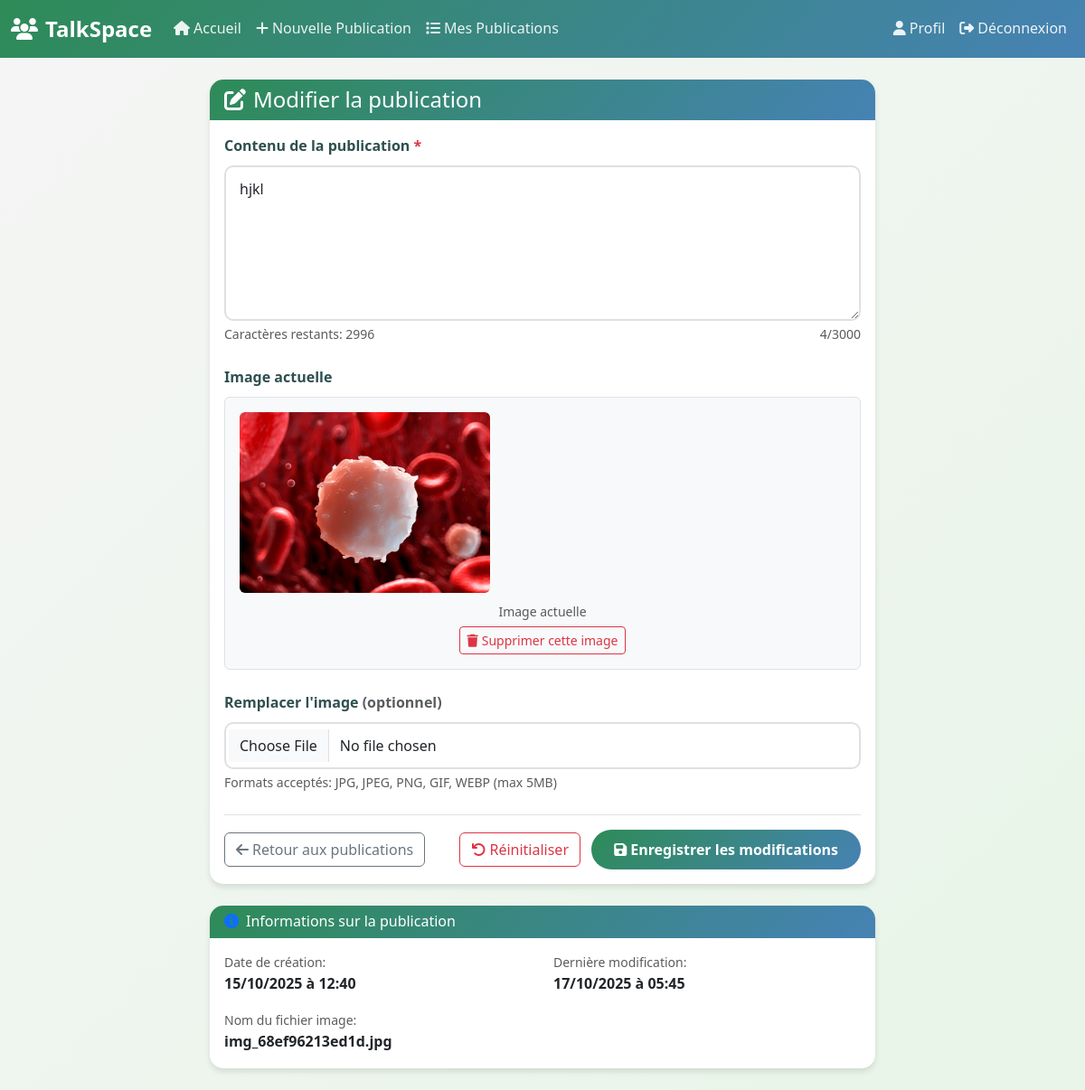
The page /cv/edit_pub.php?id=2 (signed in) on the database its author committed.
### tables this page shows
CREATE TABLE `publication` (
  `id` int(11) NOT NULL,
  `contenu` text NOT NULL,
  `image` varchar(255) DEFAULT NULL,
  `id_users` int(11) NOT NULL,
  `date_enregistr` timestamp NOT NULL DEFAULT current_timestamp()
);

### cv/edit_pub.php (the view, shortened to what this page needs)
<?php
require_once('config.php');
$pub_id = filter_input(INPUT_GET, 'id', FILTER_VALIDATE_INT);
try {
    $stmt = $bdd->prepare("SELECT * FROM publication WHERE id = ? AND id_users = ?");
    $stmt->execute([$pub_id, $_SESSION['id']]);
    $publication = $stmt->fetch();
} catch (PDOException $e) {
    error_log("Erreur base de données - modifier_pub.php: " . $e->getMessage());
    $_SESSION['erreur'] = "Une erreur est survenue lors du chargement de la publication.";
    redirect("liste_pub.php");
}
?>
<!DOCTYPE html>
<html lang="fr">
<head>
    <link href="https://cdn.jsdelivr.net/npm/bootstrap@5.3.7/dist/css/bootstrap.min.css" rel="stylesheet">
    <link rel="stylesheet" href="https://cdnjs.cloudflare.com/ajax/libs/font-awesome/6.4.0/css/all.min.css">
    <link rel="stylesheet" href="css/style.css">
</head>
<body>
<nav class="navbar navbar-expand-lg navbar-dark sticky-top">
    <div class="container-fluid">
        <a class="navbar-brand fw-bold" href="dash1.php">
            <i class="fas fa-users me-2"></i>TalkSpace
        </a>
        <div class="collapse navbar-collapse" id="navbarNav">
            <ul class="navbar-nav me-auto">
                <li class="nav-item"><a class="nav-link" href="dash1.php"><i class="fas fa-home me-1"></i>Accueil</a></li>
                <li class="nav-item"><a class="nav-link" href="publication_form.php"><i class="fas fa-plus me-1"></i>Nouvelle Publication</a></li>
                <li class="nav-item"><a class="nav-link active" href="liste_pub.php"><i class="fas fa-list me-1"></i>Mes Publications</a></li>
            </ul>
            <ul class="navbar-nav ms-auto">
                <li class="nav-item"><a class="nav-link" href="profil.php"><i class="fas fa-user me-1"></i>Profil</a></li>
                <li class="nav-item"><a class="nav-link" href="deconnexion.php"><i class="fas fa-sign-out-alt me-1"></i>Déconnexion</a></li>
            </ul>
        </div>
    </div>
</nav>
<div class="container mt-4">
    <div class="row justify-content-center">
        <div class="col-12 col-lg-8">
            <div class="card slide-up">
                <div class="card-header bg-primary text-white">
                    <h4 class="mb-0"><i class="fas fa-edit me-2"></i>Modifier la publication</h4>
                </div>
                <div class="card-body">
                    <form method="POST" enctype="multipart/form-data" id="publicationForm">
                        <div class="mb-4">
                            <label for="contenu" class="form-label fw-semibold">Contenu de la publication <span class="text-danger">*</span></label>
                            <textarea name="contenu" id="contenu" rows="6" class="form-control"
                                      placeholder="Modifiez le contenu de votre publication..."
                                      maxlength="3000" required><?= htmlspecialchars($publication['contenu']) ?></textarea>
                            <div class="form-text d-flex justify-content-between">
                                <span>Caractères restants: <span id="charRemaining"><?= 3000 - strlen($publication['contenu']) ?></span></span>
                                <span><span id="charCount"><?= strlen($publication['contenu']) ?></span>/3000</span>
                            </div>
                        </div>
                        <?php if (!empty($publication['image'])): ?>
                            <div class="mb-4">
                                <label class="form-label fw-semibold">Image actuelle</label>
                                <div class="current-image border rounded p-3 bg-light">
                                    <img src="uploads/<?= htmlspecialchars($publication['image']) ?>"
                                         class="img-fluid rounded"
                                         alt="Image actuelle de la publication"
                                         onerror="this.style.display='none'; this.nextElementSibling.style.display='block';">
                                    <div class="mt-2 text-center">
                                        <small class="text-muted">Image actuelle</small>
                                        <br>
                                        <button type="button" class="btn btn-sm btn-outline-danger mt-1" id="removeImage">
                                            <i class="fas fa-trash me-1"></i>Supprimer cette image
                                        </button>
                                    </div>
                                </div>
                            </div>
                        <?php endif; ?>
                        <div class="mb-4">
                            <label for="image" class="form-label fw-semibold">
                                <?= empty($publication['image']) ? 'Ajouter une image' : 'Remplacer l\'image' ?>
                                <span class="text-muted">(optionnel)</span>
                            </label>
                            <input type="file" name="image" id="image" class="form-control"
                                   accept=".jpg,.jpeg,.png,.gif,.webp">
                            <div class="form-text">
                                Formats acceptés: JPG, JPEG, PNG, GIF, WEBP (max 5MB)
                            </div>
                        </div>
                        <div class="d-flex justify-content-between align-items-center pt-3 border-top">
                            <a href="liste_pub.php" class="btn btn-outline-secondary">
                                <i class="fas fa-arrow-left me-1"></i>Retour aux publications
                            </a>
                            <div>
                                <button type="button" class="btn btn-outline-danger me-2" onclick="resetForm()">
                                    <i class="fas fa-undo me-1"></i>Réinitialiser
                                </button>
                                <button type="submit" name="valider" class="btn btn-primary">
                                    <i class="fas fa-save me-1"></i>Enregistrer les modifications
                                </button>
                            </div>
                        </div>
                    </form>
                </div>
            </div>
            <div class="card mt-4 slide-up">
                <div class="card-header bg-light">
                    <h6 class="mb-0"><i class="fas fa-info-circle me-2 text-primary"></i>Informations sur la publication</h6>
                </div>
                <div class="card-body">
                    <div class="row">
                        <div class="col-md-6 mb-3">
                            <small class="text-muted d-block">Date de création:</small>
                            <span class="fw-semibold"><?= date('d/m/Y à H:i', strtotime($publication['date_enregistr'])) ?></span>
                        </div>
                        <div class="col-md-6 mb-3">
                            <small class="text-muted d-block">Dernière modification:</small>
                            <span class="fw-semibold"><?= date('d/m/Y à H:i') ?></span>
                        </div>
                    </div>
                    <?php if (!empty($publication['image'])): ?>
                        <div class="row">
                            <div class="col-12">
                                <small class="text-muted d-block">Nom du fichier image:</small>
                                <span class="fw-semibold"><?= htmlspecialchars($publication['image']) ?></span>
                            </div>
                        </div>
                    <?php endif; ?>
                </div>
            </div>
        </div>
    </div>
</div>
</body>
</html>

### cv/css/style.css (style rules this page uses)
:root { --primary-color: #2E8B57; --secondary-color: #4682B4; --accent-color: #20B2AA; --success-color: #32CD32; --danger-color: #DC143C; --warning-color: #FFA500; --text-dark: #2F4F4F; --text-light: #696969; --bg-light: #F5F5F5; --bg-white: #FFFFFF; --border-color: #E0E0E0; --shadow: 0 4px 6px rgba(0, 0, 0, 0.1); --transition: all 0.3s ease; }
* { margin: 0; padding: 0; box-sizing: border-box; }
body { font-family: 'Segoe UI', Tahoma, Geneva, Verdana, sans-serif; background: linear-gradient(135deg, var(--bg-light) 0%, #E8F5E8 100%); min-height: 100vh; color: var(--text-dark); line-height: 1.6; }
.navbar-brand { font-weight: 700; color: var(--bg-white) !important; font-size: 1.5rem; }
.navbar-dark { background: linear-gradient(135deg, var(--primary-color), var(--secondary-color)) !important; }
.nav-link { color: rgba(255, 255, 255, 0.9) !important; transition: var(--transition); font-weight: 500; }
.card { border: none; border-radius: 15px; box-shadow: var(--shadow); transition: var(--transition); background: var(--bg-white); margin-bottom: 1.5rem; }
.card-header { background: linear-gradient(135deg, var(--primary-color), var(--secondary-color)); color: white; border-radius: 15px 15px 0 0 !important; border: none; font-weight: 600; }
.btn-primary { background: linear-gradient(135deg, var(--primary-color), var(--secondary-color)); border: none; border-radius: 25px; padding: 10px 25px; font-weight: 600; transition: var(--transition); }
.form-control { border: 2px solid var(--border-color); border-radius: 10px; padding: 12px 15px; transition: var(--transition); }
.form-label { font-weight: 600; color: var(--text-dark); margin-bottom: 8px; }
.slide-up { animation: slideUp 0.6s ease-out; }

### cv/edit_pub.php (style rules this page uses)
.current-image img { max-height: 200px; object-fit: contain; }
.slide-up { animation: slideUp 0.5s ease-out; }

### rows shown on the page
publication: contenu "hjkl", 3000-strlen($publication['contenu']) "2996", contenu "4", image (picture), date_enregistr "15/10/2025 à 12:40", image "img_68ef96213ed1d.jpg"
